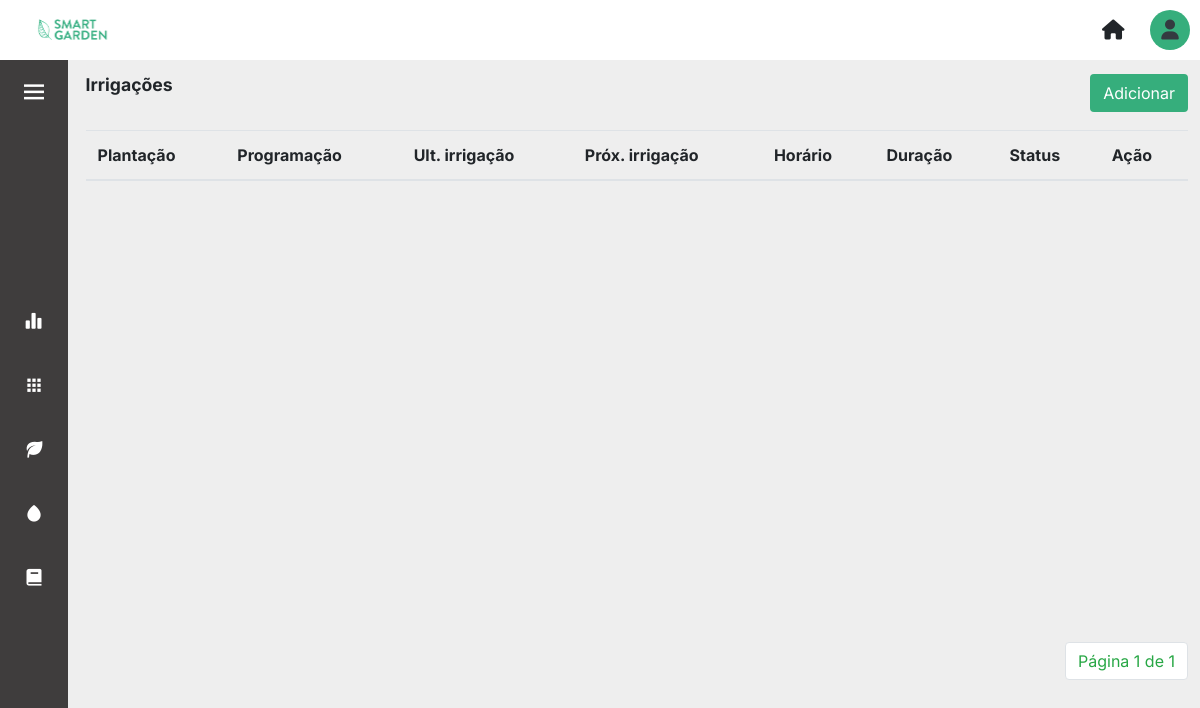
The page /irrigacoes/ (signed in) on the database as committed earlier.
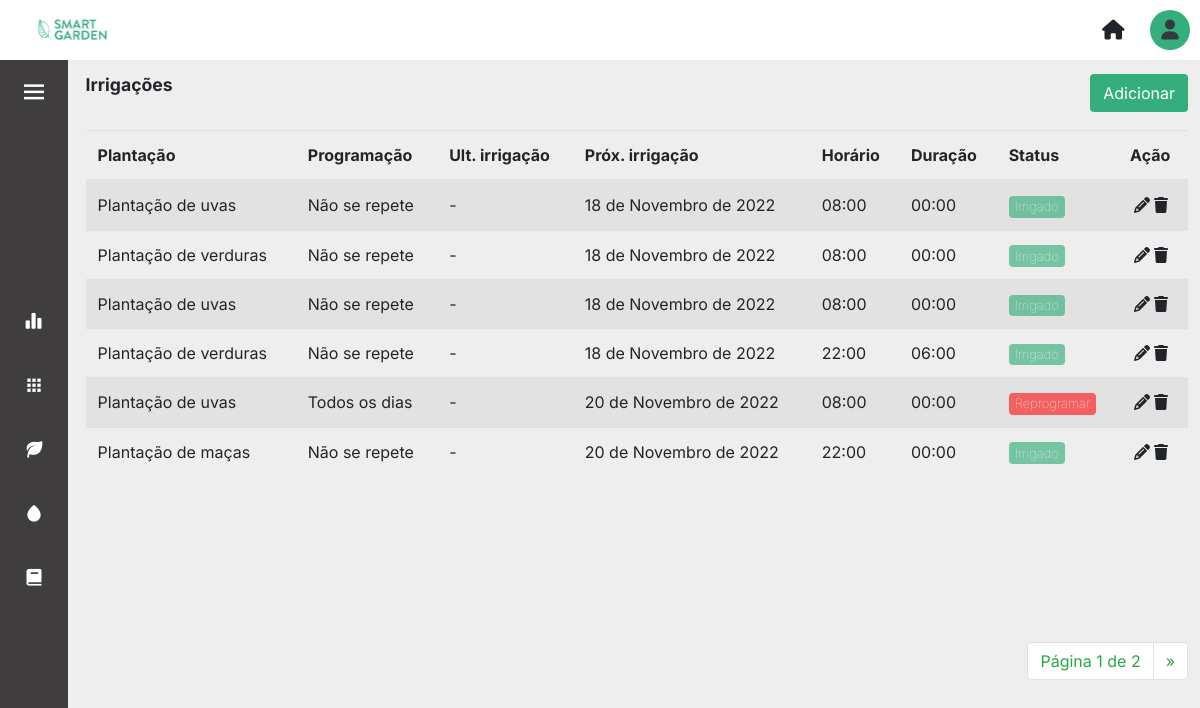
The same page on the database as committed later.
### core/models.py (models this page shows)
class Irrigacao(models.Model):
    dtUltIrrigacao = models.DateField(null=True, blank=True)
    dtProxIrrigacao = models.DateField(default=datetime.today, null=True, blank=True)
    horario = models.TimeField()
    duracao = models.TimeField()
    concluida = models.BooleanField(blank=False, null=False, default=False)
    plantacao = models.ForeignKey(Plantacao, on_delete=models.CASCADE)
    programacao = models.TextField(choices=Irrigacao_Programacao.choices, max_length=20, null=True, default=0)

class Plantacao(models.Model):
    descricao = models.CharField(max_length=100)
    qntDiasColheita = models.IntegerField(null=True)
    qntPlantada = models.IntegerField(null=True)
    qntColhida = models.IntegerField(null=True, blank=True, default=0)
    dtPlantio = models.DateField(default=datetime.today)
    categoria = models.TextField(choices=Tipos_Categorias.choices, max_length=20, null=True, default=0)
    areacultivo = models.ForeignKey(AreaCultivo, on_delete=models.CASCADE, null=True)
    colhida = models.BooleanField(null=False, default=False)
    def __str__(self):
        return self.descricao

### core/views.py (the view)
# urls.py: path('irrigacoes/' ,views.irrigacoes, name='irrigacoes'),
def irrigacoes(request):
    irrigacoes = Irrigacao.objects.all()
    paginator = Paginator(irrigacoes, 6)
    page = request.GET.get('page')
    irrigacoes = paginator.get_page(page)
    contexto = {
        'irrigacoes': irrigacoes
    }
    return render(request, 'irrigacoes.html', contexto)

### templates/irrigacoes.html (shortened to what this page needs)
{% extends 'layout.html' %} {% load static %} {% block content %}
<div>
    <div class="d-flex align-items-center justify-content-between mb-3">
		<p class="title-page">Irrigações</p>
		<a href="{% url 'cadastrar_irrigacoes' %}"><button type="button" class="btn btn_salvar">Adicionar</button></a>
	</div>
<div class="table-content">
  <table class="table table-striped table-hover mt-3">
        <thead class="border-botton border-secondary">
            <tr class>
                <th scope="col">Plantação</th>
                <th scope="col">Programação</th>
                <th scope="col">Ult. irrigação</th>
                <th scope="col">Próx. irrigação</th>
                <th scope="col">Horário</th>
                <th scope="col">Duração</th>
                <th scope="col"></i>Status</th>
                <th scope="col"></i>Ação</th>
            </tr>
        </thead>
        <tbody>
            {% for irrigacao in irrigacoes %}
            <tr>
                <td>{{irrigacao.plantacao}}</td>
                {% if irrigacao.programacao == 'TODOS_DIAS'%}<td>Todos os dias</td>{% else %}<td>Não se repete</td>{% endif %}
                {% if not irrigacao.dtUltIrrigacao%}<td> - </td>{% else %}<td>{{irrigacao.dtUltIrrigacao}}</td>{% endif %}
                <td>{{irrigacao.dtProxIrrigacao}}</td>
                <td>{{irrigacao.horario}}</td>
                <td>{{irrigacao.duracao}}</td>
                <td>{% if irrigacao.concluida == 0 and irrigacao.programacao != 'TODOS_DIAS' %}
                    <a href="{% url 'update_irrigada' irrigacao.id %}"><button class="badge btn btn-sm btn_tables btn_red"> Não irrigado </button></a>
                    {% elif irrigacao.programacao == 'TODOS_DIAS' %}
                    <a href="{% url 'update_irrigada' irrigacao.id %}"><button class="badge btn btn-sm btn_tables btn_red"> Reprogramar </button></a>
                    {% elif irrigacao.concluida == 1 and irrigacao.programacao != 'TODOS_DIAS'  %}
                    <button class="badge btn btn-sm btn_tables btn_green disabled"> Irrigado</button>
                    {% endif %}
                </td>
                <td><a href="{% url 'update_irrigacoes' irrigacao.id %}" class="m-1"><i class="fa-solid fa-pencil text-black"></i></a><a data-toggle="modal" data-target="#modal_confirm"><i class="fa-sharp fa-solid fa-trash text-black" data-toggle="modal fade" data-target="#exampleModal"></i></a></td>
            </tr>
            {% endfor %}
        </tbody>
    </table>
</div>
    <div class="container_pagination">
		<nav aria-label="Page-navigation">
			<ul class="pagination">
			<li class="page-item"><a class="page-link text-success" href="#">Página {{irrigacoes.number}} de {{irrigacoes.paginator.num_pages}}</a></li>
			{% if irrigacoes.has_next %}
				<li class="page-item">
					<a class="page-link text-success" href="?page={{irrigacoes.next_page_number}}" aria-label="Next">
					<span aria-hidden="true">&raquo;</span>
					</a>
				</li>
			{% endif %}
			</ul>
		</nav>
	</div>
</div>
{% endblock %}

Rows that differ between the two databases and show on the page:
added Irrigacao: plantacao "Plantação de uvas", programacao "Não se repete", dtProxIrrigacao "18 de Novembro de 2022", horario "08:00", duracao "00:00", concluida "Irrigado"
added Irrigacao: plantacao "Plantação de verduras", programacao "Não se repete", dtProxIrrigacao "18 de Novembro de 2022", horario "08:00", duracao "00:00", concluida "Irrigado"
added Irrigacao: plantacao "Plantação de uvas", programacao "Não se repete", dtProxIrrigacao "18 de Novembro de 2022", horario "08:00", duracao "00:00", concluida "Irrigado"
added Irrigacao: plantacao "Plantação de verduras", programacao "Não se repete", dtProxIrrigacao "18 de Novembro de 2022", horario "22:00", duracao "06:00", concluida "Irrigado"
added Irrigacao: plantacao "Plantação de uvas", programacao "Todos os dias", dtProxIrrigacao "20 de Novembro de 2022", horario "08:00", duracao "00:00", concluida "Reprogramar"
added Irrigacao: plantacao "Plantação de maças", programacao "Não se repete", dtProxIrrigacao "20 de Novembro de 2022", horario "22:00", duracao "00:00", concluida "Irrigado"
Other text that changed with them:
{{ irrigacoes.paginator.num_pages }}: "1" → "2"
